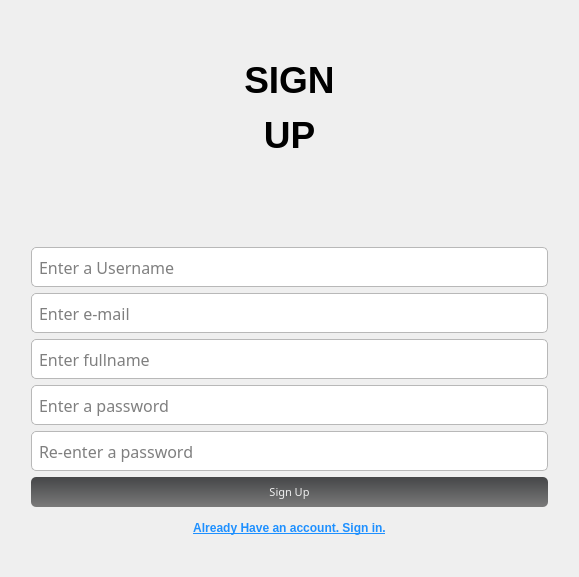
<?xml version="1.0" encoding="UTF-8"?>
<ui version="4.0">
 <class>Form</class>
 <widget class="QWidget" name="Form">
  <property name="geometry">
   <rect>
    <x>0</x>
    <y>0</y>
    <width>579</width>
    <height>577</height>
   </rect>
  </property>
  <property name="windowTitle">
   <string>Form</string>
  </property>
  <property name="styleSheet">
   <string notr="true">QWidget#frmLogin,QWidget#frmPopup,QWidget#frmHostInfo,QWidget#frmLogout,QWidget#frmConfig,QWidget#frmData,QWidget#frmDefence,QWidget#frmHost,QWidget#frmMain,QWidget#frmPwd,QWidget#frmSelect,QWidget#frmMessageBox{
	border:1px solid #454648;
	border-radius:0px;	
}

.QFrame{
	border:1px solid #B8B8B8;
	border-radius:5px;
}

QWidget#widget_title{
	background: qlineargradient(spread:pad, x1:0, y1:0, x2:0, y2:1, stop:0 #454648, stop:1 #7A7A7A);
}

QLabel#lab_Ico,QLabel#lab_Title{
	border-radius:0px;
	color: #F0F0F0;
	background-color:rgba(0,0,0,0);
	border-style:none;
}

QLineEdit {
	border: 1px solid #B8B8B8;
	border-radius: 5px;
	padding: 2px;
	background: none;
	selection-background-color: #454648;
}

QLineEdit[echoMode=&quot;2&quot;] { 
	lineedit-password-character: 9679; 
}

.QGroupBox{
	border: 1px solid #B8B8B8;
	border-radius: 5px;
}

.QPushButton{
	border-style: none;
	border: 0px;
	color: #F0F0F0;
	padding: 5px;	
	min-height: 20px;
	border-radius:5px;
	background: qlineargradient(spread:pad, x1:0, y1:0, x2:0, y2:1, stop:0 #454648, stop:1 #7A7A7A); 
}

.QPushButton[focusPolicy=&quot;0&quot;] {
	border-style: none;
	border: 0px;
	color: #F0F0F0;
	padding: 0px;	
	min-height: 10px;
	border-radius:3px;
	background: qlineargradient(spread:pad, x1:0, y1:0, x2:0, y2:1, stop:0 #454648, stop:1 #7A7A7A); 
}

.QPushButton:hover{ 
	background: qlineargradient(spread:pad, x1:0, y1:0, x2:0, y2:1, stop:0 #B8B8B8, stop:1 #D6D6D6);
}

.QPushButton:pressed{ 
	background: qlineargradient(spread:pad, x1:0, y1:0, x2:0, y2:1, stop:0 #454648, stop:1 #7A7A7A);
}

QPushButton#btnMenu,QPushButton#btnMenu_Min,QPushButton#btnMenu_Max,QPushButton#btnMenu_Close{
	border-radius:0px;
	color: #F0F0F0;
	background-color:rgba(0,0,0,0);
	border-style:none;
}

QPushButton#btnMenu:hover,QPushButton#btnMenu_Min:hover,QPushButton#btnMenu_Max:hover{
	background-color: qlineargradient(spread:pad, x1:0, y1:1, x2:0, y2:0, stop:0 rgba(25, 134, 199, 0), stop:1 #B8B8B8);
}

QPushButton#btnMenu_Close:hover{
	background-color: qlineargradient(spread:pad, x1:0, y1:1, x2:0, y2:0, stop:0 rgba(238, 0, 0, 128), stop:1 rgba(238, 44, 44, 255));
}
QRadioButton {
	spacing: 2px;
}

QRadioButton::indicator {
	width: 15px; 
	height: 15px; 
}

QRadioButton::indicator::unchecked {
	image: url(:/qss_icons/img_rc/radio_normal.png); 
}

QRadioButton::indicator::checked {
	image: url(:/qss_icons/img_rc/radio_selected.png); 
}

QComboBox,QDateEdit{
	border-radius: 3px;
	padding: 1px 10px 1px 5px;
	border: 1px solid #B8B8B8;
}

QComboBox::drop-down,QDateEdit::drop-down {
	subcontrol-origin: padding;
	subcontrol-position: top right;
	width: 15px; 
	border-left-width: 1px;
	border-left-style: solid;
	border-top-right-radius: 3px;
	border-bottom-right-radius: 3px;
	border-left-color: #B8B8B8;
}

QComboBox::down-arrow,QDateEdit::down-arrow {
	image: url(:/qss_icons/img_rc/array_down.png); 
}

QMenu {
	background-color:#F0F0F0;
	margin: 2px;
}

QMenu::item {	
	padding: 2px 12px 2px 12px;
}

QMenu::indicator {
	width: 13px;
	height: 13px;
}

QMenu::item:selected {
	color: #F0F0F0;
	background: qlineargradient(spread:pad, x1:0, y1:0, x2:0, y2:1, stop:0 #454648, stop:1 #7A7A7A); 
}

QMenu::separator {
	height: 1px;
	background: #B8B8B8;
}

QProgressBar {
	border-radius: 5px;
	text-align: center;
	border: 1px solid #B8B8B8;
}

QProgressBar::chunk {
	width: 5px; 
	margin: 0.5px;
	background-color: #454648;
}

QSlider::groove:horizontal,QSlider::add-page:horizontal { 
	background: #808080; 
	height: 8px; 
	border-radius: 3px; 
}

QSlider::sub-page:horizontal {
	height: 8px; 
	border-radius: 3px;
	background: qlineargradient(spread:pad, x1:0, y1:0, x2:0, y2:1, stop:0 #454648, stop:1 #7A7A7A); 
}

QSlider::handle:horizontal {
	width: 13px; 
	margin-top: -3px; 
	margin-bottom: -3px; 
	border-radius: 6px;
	background: qradialgradient(spread:pad, cx:0.5, cy:0.5, radius:0.5, fx:0.5, fy:0.5,stop:0.6 #F0F0F0, stop:0.778409 #B8B8B8);
}

QSlider::handle:horizontal:hover {
	background: qradialgradient(spread: pad, cx: 0.5, cy: 0.5, radius: 0.5, fx: 0.5, fy: 0.5, stop: 0.6 #F0F0F0,stop:0.778409 #454648);
}

QSlider::groove:vertical,QSlider::sub-page:vertical {
	background:#808080; 
	width: 8px; 
	border-radius: 3px;
}

QSlider::add-page:vertical {
	width: 8px;
	border-radius: 3px;
	background: qlineargradient(spread:pad, x1:0, y1:0, x2:0, y2:1, stop:0 #454648, stop:1 #7A7A7A); 
}

QSlider::handle:vertical {
	height: 14px; 
	margin-left: -3px;
	margin-right: -3px;
	border-radius: 6px;
	background: qradialgradient(spread: pad, cx: 0.5, cy: 0.5, radius: 0.5, fx: 0.5, fy: 0.5, stop: 0.6 #F0F0F0, stop:0.778409 #B8B8B8);
}

QSlider::handle:vertical:hover {
	background: qradialgradient(spread: pad, cx: 0.5, cy: 0.5, radius: 0.5, fx: 0.5, fy: 0.5, stop: 0.6 #F0F0F0,stop:0.778409 #454648);
}

QScrollBar:vertical {
	width:10px; 
	background-color:rgba(0,0,0,0%); 
	padding-top:10px; 
	padding-bottom:10px;
}

QScrollBar:horizontal {
	height:10px; 
	background-color:rgba(0,0,0,0%); 
	padding-left:10px; padding-right:10px;
}

QScrollBar::handle:vertical {
	width:10px;
	background: qlineargradient(spread:pad, x1:0, y1:0, x2:0, y2:1, stop:0 #B8B8B8, stop:1 #D6D6D6); 
}

QScrollBar::handle:horizontal {
	height:10px;
	background: qlineargradient(spread:pad, x1:0, y1:0, x2:0, y2:1, stop:0 #B8B8B8, stop:1 #D6D6D6); 
}

QScrollBar::handle:vertical:hover {
	width:10px;
	background: qlineargradient(spread:pad, x1:0, y1:0, x2:0, y2:1, stop:0 #454648, stop:1 #7A7A7A); 
}

QScrollBar::handle:horizontal:hover {
	height:10px;
	background: qlineargradient(spread:pad, x1:0, y1:0, x2:0, y2:1, stop:0 #454648, stop:1 #7A7A7A); 
}

QScrollBar::add-line:vertical {
	height:10px;
	width:10px;
	subcontrol-position: bottom; 
	subcontrol-origin: margin;
	border-image:url(:/qss_icons/img_rc/add-line_vertical.png);
}

QScrollBar::add-line:horizontal {
	height:10px;
	width:10px;
	subcontrol-position: right;
	subcontrol-origin: margin;
	border-image:url(:/qss_icons/img_rc/add-line_horizontal.png);
}

QScrollBar::sub-line:vertical {
	height:10px;
	width:10px;
	subcontrol-position: top; 
	subcontrol-origin: margin;
	border-image:url(:/qss_icons/img_rc/sub-line_vertical.png);
}

QScrollBar::sub-line:horizontal {
	height:10px;
	width:10px;
	subcontrol-position: left;
	subcontrol-origin: margin;
	border-image:url(:/qss_icons/img_rc/sub-line_horizontal.png);
}

QScrollBar::add-page:vertical,QScrollBar::sub-page:vertical {
	width:10px;
	background: #C0C0C0;
}

QScrollBar::add-page:horizontal,QScrollBar::sub-page:horizontal {
	height:10px;
	background: #C0C0C0;
}

QScrollArea {
	border: 0px ; 
}

QTreeView,QListView,QTableView{
	border: 1px solid #B8B8B8; 
	selection-background-color: #454648;
	selection-color: #F0F0F0;
}

QTableView::item:selected, QListView::item:selected, QTreeView::item:selected {
	color: #F0F0F0;
	background: qlineargradient(spread:pad, x1:0, y1:0, x2:0, y2:1, stop:0 #454648, stop:1 #7A7A7A); 
}

QTableView::item:hover, QListView::item:hover, QTreeView::item:hover {
	color: #F0F0F0;
	background: qlineargradient(spread:pad, x1:0, y1:0, x2:0, y2:1, stop:0 #B8B8B8, stop:1 #D6D6D6); 
}

QTableView::item, QListView::item, QTreeView::item {
	padding: 5px; 
	margin: 0px; 
}

QHeaderView::section {
	padding:3px;
	margin:0px;
	color:#F0F0F0;
	border: 1px solid #F0F0F0;
	background: qlineargradient(spread:pad, x1:0, y1:0, x2:0, y2:1, stop:0 #B8B8B8, stop:1 #D6D6D6);
}

QTabBar::tab {
	border-bottom-left-radius:0px;
	border-bottom-right-radius:0px;
	color: #F0F0F0;
	min-width: 60px;
	min-height: 20px;
	padding: 3px 8px 3px 8px;
	margin:1px;
	background: qlineargradient(spread:pad, x1:0, y1:0, x2:0, y2:1, stop:0 #B8B8B8, stop:1 #D6D6D6); 
}

QTabBar::tab:selected, QTabBar::tab:hover {
	background: qlineargradient(spread:pad, x1:0, y1:0, x2:0, y2:1, stop:0 #454648, stop:1 #7A7A7A); 
}

QStatusBar::item {
     border: 1px solid #B8B8B8;
     border-radius: 3px;
}</string>
  </property>
  <layout class="QVBoxLayout" name="verticalLayout_2">
   <item>
    <widget class="QLabel" name="title">
     <property name="maximumSize">
      <size>
       <width>16777215</width>
       <height>150</height>
      </size>
     </property>
     <property name="text">
      <string>&lt;html&gt;&lt;head/&gt;&lt;body&gt;&lt;p&gt;&lt;span style=&quot; font-size:28pt; font-weight:600;&quot;&gt;SIGN&lt;/span&gt;&lt;/p&gt;&lt;p&gt;&lt;span style=&quot; font-size:28pt; font-weight:600;&quot;&gt;UP&lt;/span&gt;&lt;/p&gt;&lt;/body&gt;&lt;/html&gt;</string>
     </property>
     <property name="alignment">
      <set>Qt::AlignCenter</set>
     </property>
    </widget>
   </item>
   <item>
    <layout class="QVBoxLayout" name="verticalLayout">
     <property name="leftMargin">
      <number>20</number>
     </property>
     <property name="rightMargin">
      <number>20</number>
     </property>
     <item>
      <widget class="QLabel" name="lbl_reply">
       <property name="maximumSize">
        <size>
         <width>16777215</width>
         <height>30</height>
        </size>
       </property>
       <property name="font">
        <font>
         <family>MS PGothic</family>
         <pointsize>9</pointsize>
         <weight>75</weight>
         <bold>true</bold>
        </font>
       </property>
       <property name="text">
        <string/>
       </property>
       <property name="alignment">
        <set>Qt::AlignCenter</set>
       </property>
      </widget>
     </item>
     <item>
      <widget class="QLineEdit" name="txt_user">
       <property name="minimumSize">
        <size>
         <width>0</width>
         <height>40</height>
        </size>
       </property>
       <property name="font">
        <font>
         <family>poppins</family>
         <pointsize>-1</pointsize>
        </font>
       </property>
       <property name="styleSheet">
        <string notr="true">padding-left: 5px;
font-family: poppins;
font-size: 16px</string>
       </property>
       <property name="placeholderText">
        <string>Enter a Username</string>
       </property>
      </widget>
     </item>
     <item>
      <widget class="QLineEdit" name="txt_email">
       <property name="minimumSize">
        <size>
         <width>0</width>
         <height>40</height>
        </size>
       </property>
       <property name="styleSheet">
        <string notr="true">padding-left: 5px;
font-family: poppins;
font-size: 16px</string>
       </property>
       <property name="echoMode">
        <enum>QLineEdit::Normal</enum>
       </property>
       <property name="placeholderText">
        <string>Enter e-mail</string>
       </property>
      </widget>
     </item>
     <item>
      <widget class="QLineEdit" name="txt_fname">
       <property name="minimumSize">
        <size>
         <width>0</width>
         <height>40</height>
        </size>
       </property>
       <property name="styleSheet">
        <string notr="true">padding-left: 5px;
font-family: poppins;
font-size: 16px</string>
       </property>
       <property name="echoMode">
        <enum>QLineEdit::Normal</enum>
       </property>
       <property name="placeholderText">
        <string>Enter fullname</string>
       </property>
      </widget>
     </item>
     <item>
      <widget class="QLineEdit" name="txt_pass">
       <property name="minimumSize">
        <size>
         <width>0</width>
         <height>40</height>
        </size>
       </property>
       <property name="styleSheet">
        <string notr="true">padding-left: 5px;
font-family: poppins;
font-size: 16px</string>
       </property>
       <property name="inputMethodHints">
        <set>Qt::ImhHiddenText|Qt::ImhNoAutoUppercase|Qt::ImhNoPredictiveText|Qt::ImhSensitiveData</set>
       </property>
       <property name="echoMode">
        <enum>QLineEdit::Password</enum>
       </property>
       <property name="placeholderText">
        <string>Enter a password</string>
       </property>
      </widget>
     </item>
     <item>
      <widget class="QLineEdit" name="txt_repass">
       <property name="minimumSize">
        <size>
         <width>0</width>
         <height>40</height>
        </size>
       </property>
       <property name="styleSheet">
        <string notr="true">padding-left: 5px;
font-family: poppins;
font-size: 16px</string>
       </property>
       <property name="inputMethodHints">
        <set>Qt::ImhHiddenText|Qt::ImhNoAutoUppercase|Qt::ImhNoPredictiveText|Qt::ImhSensitiveData</set>
       </property>
       <property name="placeholderText">
        <string>Re-enter a password</string>
       </property>
      </widget>
     </item>
     <item>
      <widget class="QPushButton" name="reg_button">
       <property name="minimumSize">
        <size>
         <width>0</width>
         <height>10</height>
        </size>
       </property>
       <property name="font">
        <font>
         <family>Poppins</family>
         <pointsize>8</pointsize>
         <weight>50</weight>
         <bold>false</bold>
         <kerning>true</kerning>
        </font>
       </property>
       <property name="text">
        <string>Sign Up</string>
       </property>
      </widget>
     </item>
     <item>
      <widget class="QPushButton" name="btnlogin">
       <property name="styleSheet">
        <string notr="true">background:transparent;
color:dodgerblue;
font-weight: 500;
text-decoration:underline;
font-size:12px;
</string>
       </property>
       <property name="text">
        <string>Already Have an account. Sign in.</string>
       </property>
      </widget>
     </item>
    </layout>
   </item>
  </layout>
 </widget>
 <resources/>
 <connections/>
</ui>
